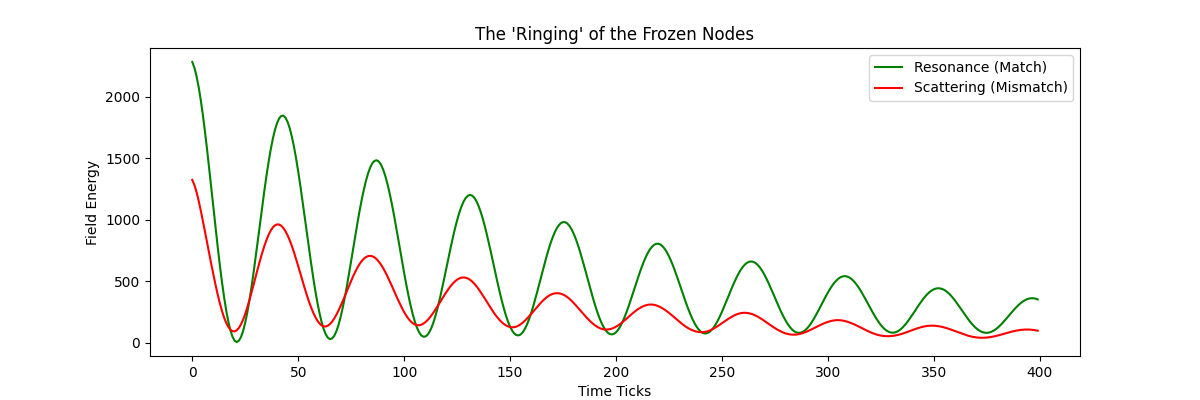

Write Python code to recreate this figure.
import torch
import torch.nn.functional as F
import matplotlib.pyplot as plt

class RiemannResonanceEngine(torch.nn.Module):
    def __init__(self, size=128, tau=15.0):
        super().__init__()
        self.size = size
        self.tau = tau
        self.device = torch.device("cuda" if torch.cuda.is_available() else "cpu")
        
        # The Physics Engine (Laplacian)
        kernel = torch.tensor([[0, 1, 0], [1, -4, 1], [0, 1, 0]], dtype=torch.float32).view(1, 1, 3, 3)
        self.register_buffer('laplacian', kernel.to(self.device))
        
        # Permanent Memory (The Frozen Riemann Scars)
        self.register_buffer('frozen_scars', torch.zeros(1, 1, size, size, device=self.device))

    def melt_and_freeze(self, pattern, steps=300):
        """Phase 1: Inject a pattern and let it freeze into the geometry."""
        u = pattern.clone()
        u_prev = pattern.clone()
        for _ in range(steps):
            lap = F.conv2d(u, self.laplacian, padding=1)
            beta = torch.abs(lap)
            gamma = 1.0 / (1.0 + self.tau * beta)**2
            
            # Update Scars: Where Gamma is low, the Scar grows
            # These are the 'Frozen Cores' that won't move during rewind
            freeze = (gamma < 0.4).float()
            self.frozen_scars = torch.max(self.frozen_scars, freeze * (1.0 - gamma))
            
            # Standard Wave Propagation (Damped)
            u_next = 0.98 * (2 * u - u_prev + 0.24 * lap)
            u_prev, u = u, u_next
        return u

    def probe(self, signal, steps=400):
        """Phase 2: Ping the frozen scars with a new signal and listen for the 'Ringing'."""
        u = signal.clone()
        u_prev = signal.clone()
        energies = []
        
        for _ in range(steps):
            lap = F.conv2d(u, self.laplacian, padding=1)
            
            # The Riemann Bumper: Waves cannot enter the frozen scars
            # The speed of time (c_sq) is effectively ZERO inside a scar
            effective_c_sq = 0.24 * (1.0 - self.frozen_scars)
            
            u_next = 0.995 * (2 * u - u_prev + effective_c_sq * lap)
            u_prev, u = u, u_next
            
            # Measure the 'Ringing' (Total energy in the field)
            energies.append(torch.sum(u**2).item())
            
        return u, energies

# --- THE RUN ---
def run():
    engine = RiemannResonanceEngine(size=128).to("cuda" if torch.cuda.is_available() else "cpu")
    
    # 1. TEACH: Inject a Square
    pattern = torch.zeros(1, 1, 128, 128).to(engine.device)
    pattern[0, 0, 40:88, 40:88] = 1.0 # The "A" shape
    print("Writing Square into the Riemann field...")
    engine.melt_and_freeze(pattern)
    
    # 2. PROBE A: Ping with a Square (Matching)
    print("Probing with a matching Square...")
    res_match, energy_match = engine.probe(pattern)
    
    # 3. PROBE B: Ping with a Cross (Non-matching)
    print("Probing with a non-matching Cross...")
    cross = torch.zeros(1, 1, 128, 128).to(engine.device)
    cross[0, 0, 60:68, 20:108] = 1.0
    cross[0, 0, 20:108, 60:68] = 1.0
    res_miss, energy_miss = engine.probe(cross)

    # VISUALIZE THE "RINGING"
    plt.figure(figsize=(12, 4))
    plt.plot(energy_match, label="Resonance (Match)", color='green')
    plt.plot(energy_miss, label="Scattering (Mismatch)", color='red')
    plt.title("The 'Ringing' of the Frozen Nodes")
    plt.xlabel("Time Ticks")
    plt.ylabel("Field Energy")
    plt.legend()
    plt.show()

if __name__ == "__main__":
    run()
